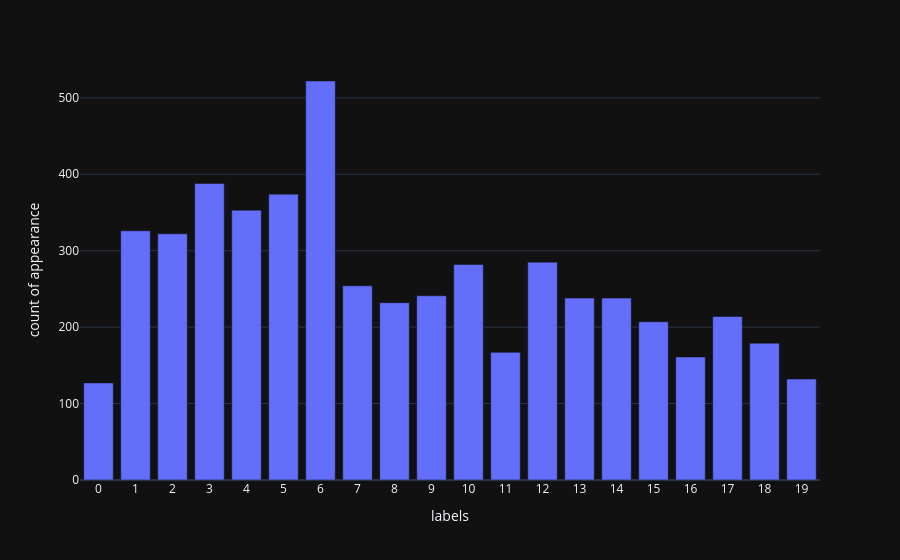

Notebook cell for this chart:
### Code cell
# Extracting variables
test = dataset["test"]
texts_sep = list(test["sentences"])
labels_sep = list(test["labels"])

texts = []
labels_list = []
unique = set()
actual_text_count = 0
dups = 0
for text, label in zip(chain.from_iterable(texts_sep), chain.from_iterable(labels_sep)):
    actual_text_count += 1
    if text in unique:
        dups += 1
        continue
    unique.add(text)
    texts.append(text)
    labels_list.append(label)

labels_counts = OrderedDict(sorted(Counter(labels_list).items()))

table = Table(title="Before Cleaning")
table.add_column("Data item", justify="right")
table.add_column("Count", justify="right")

table_2 = Table(title="After Cleaning")
table_2.add_column("Data item", justify="right")
table_2.add_column("Count", justify="right")

before_labels = list(chain.from_iterable(labels_sep))
table.add_row("Total Number of texts", str(actual_text_count))
table.add_row("Total Number of Labels", str(len(before_labels)))
table.add_row("Total Unique Labels", str(len(set(before_labels))))

table_2.add_row("Total Number of texts", str(len(texts)))
table_2.add_row("Total duplicates", str(dups))
table_2.add_row("Total number of labels", str(len(labels_list)))
table_2.add_row("Total Unique Labels", str(len(set(labels_list))))

console.print(table)
console.print(table_2)

del before_labels
del unique
collect()

px.bar(x=[str(_) for _ in labels_counts.keys()], y=labels_counts.values(),
       labels={"x": "labels", "y": "count of appearance"})

### Figure 1 — Plotly figure (JSON) as saved in the notebook; plotly's stock layout.template omitted (floating-point values rounded to 4 significant figures)
{"data": [{"hovertemplate": "labels=%{x}<br>count of appearance=%{y}<extra></extra>", "legendgroup": "", "marker": {"color": "#636efa", "pattern": {"shape": ""}}, "name": "", "orientation": "v", "showlegend": false, "textposition": "auto", "type": "bar", "x": ["0", "1", "2", "3", "4", "5", "6", "7", "8", "9", "10", "11", "12", "13", "14", "15", "16", "17", "18", "19"], "xaxis": "x", "y": [127, 326, 322, 388, 353, 374, 522, 254, 232, 241, 282, 167, 285, 238, 238, 207, 161, 214, 179, 132], "yaxis": "y"}], "layout": {"barmode": "relative", "legend": {"tracegroupgap": 0}, "margin": {"t": 60}, "xaxis": {"anchor": "y", "domain": [0, 1], "title": {"text": "labels"}}, "yaxis": {"anchor": "x", "domain": [0, 1], "title": {"text": "count of appearance"}}}}
